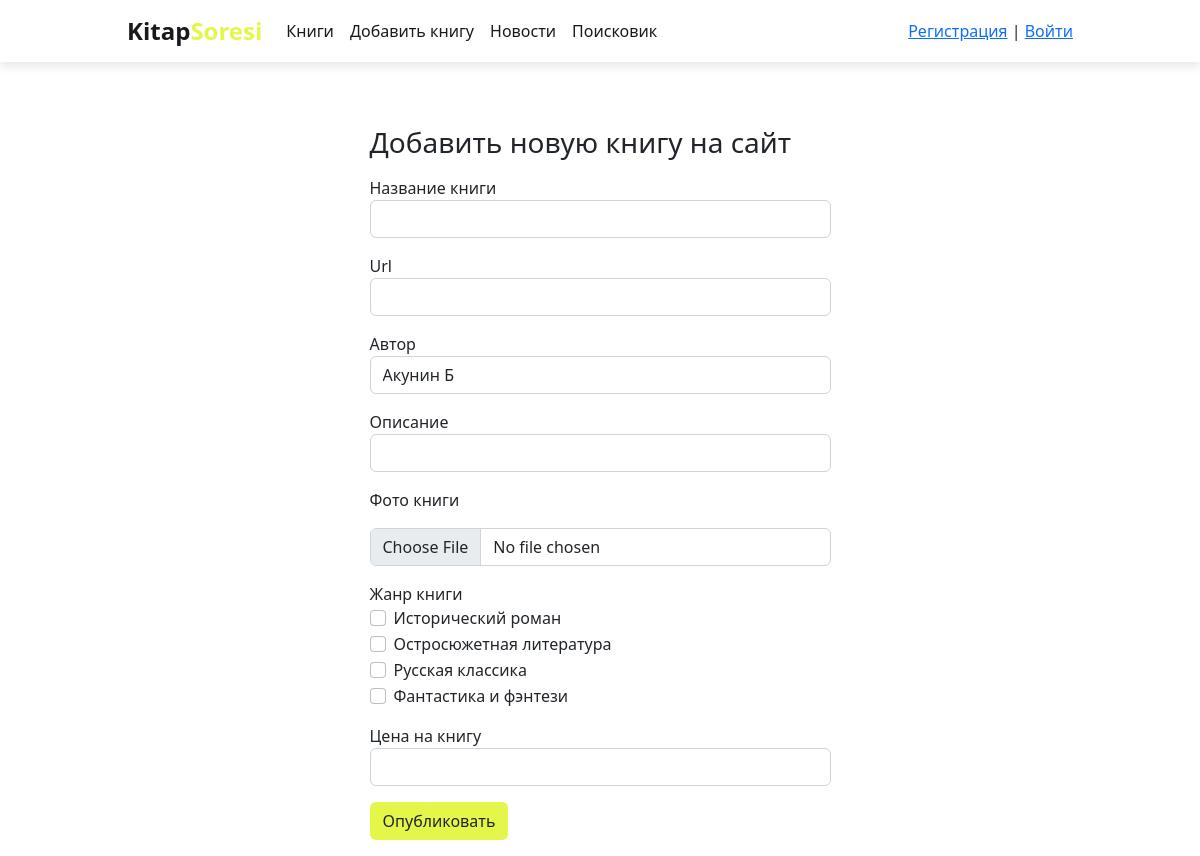
Page /main/uploadbook/ on the committed database.
### messenger/models.py (models this page shows, shortened)
class Genre(models.Model):
    name = models.CharField(max_length=200, help_text="Enter a book genre (e.g. Science Fiction, French Poetry etc.)")
    slug = models.SlugField(max_length=255, unique=True, db_index=True, verbose_name="URL")
    class Meta:
        verbose_name = 'Жанр книги'
        verbose_name_plural = 'Жанры книг'
        ordering = ['name']

### messenger/views.py (the view)
# urls.py: path('uploadbook/', uploadbook, name='uploadbook'),
def uploadbook(request):
    author = Author.objects.all()
    genre = Genre.objects.all()
    context = {
        'menu': menu,
        'author': author,
        'genre': genre,
    }
    if request.method == 'POST':
        user = request.user
        photo = request.FILES.get('photo')
        name = request.POST['name']
        slug = request.POST['slug']
        author = request.POST['author']
        author = get_object_or_404(Author, pk=author)
        description = request.POST['description']
        genre_ids = request.POST.getlist('genre')
        price = request.POST['price']
        is_published = True
        try:
            books = Books.objects.create(name=name, slug=slug, author=author, description=description,
                                         price=price, is_published=is_published, photo=photo, user=user)
            books.genre.set(genre_ids)
            books.save()
        except IntegrityError:
            messages.error(request, 'An error occurred while saving your post. Please try again later.')
            return redirect(request.META['HTTP_REFERER'])
        return redirect('booksPage')
    else:
        return render(request, 'messenger/addBookPage.html', context=context)

### messenger/templates/messenger/addBookPage.html (shortened to what this page needs)
{%extends 'messenger/base.html' %}
{% block content%}
<div class="container mt-5">
    <div class="row">
        <div class="col-6 mx-auto">
            <form action="/main/uploadbook/" method="POST" enctype="multipart/form-data">
                <div class="mt-3">
                    <h3>Добавить новую книгу на сайт</h3>
                </div>
                <div class="mt-3">
                    <label>Название книги</label>
                    <input name="name" required type="text" class="form-control">
                </div>
                <div class="mt-3">
                    <label>Url</label>
                    <input name="slug" type="text" required class="form-control">
                </div>
                <div class="mt-3">
                    <label>Автор</label>
                    <select name="author" required class="form-control">
                        {% for a in author%}
                        <option value="{{ a.id }}" type="text"> {{a.name}}</option>
                        {% endfor %}
                    </select>
                </div>
                <div class="mt-3">
                    <label>Описание</label>
                    <input name="description" type="text" required class="form-control">
                </div>
                <div class="mt-3">
                    <label>Фото книги</label>
                    <div class="mt-3">
                        <input name="photo" type="file" required class="form-control">
                    </div>
                </div>
                <div class="mt-3">
                    <label>Жанр книги</label>
                    {% for g in genre %}
                    <div class="form-check">
                        <input class="form-check-input" type="checkbox" name="genre" value="{{ g.id }}"
                               id="flexCheckDefault">
                        <label class="form-check-label" for="flexCheckDefault">
                            {{g.name}}
                        </label>
                    </div>
                    {% endfor %}
                </div>
                <div class="mt-3">
                    <label>Цена на книгу</label>
                    <input name="price" type="number" required class="form-control">
                </div>
                <div class="mt-3">
                    <button type="submit" class="btn" style="background: #E4F64A">Опубликовать</button>
                </div>
            </form>
        </div>
    </div>
</div>
{%endblock%}

### messenger/static/css/style2.css (style rules this page uses)
.container { margin-right: auto; margin-left: auto; }
body { margin: 0; background-color: #fff; }
@media (max-width: 1200px) { .container { max-width: 970px; } }

### rows in the picture
Genre: name "Исторический роман"
Genre: name "Остросюжетная литература"
Genre: name "Русская классика"
Genre: name "Фантастика и фэнтези"

### other values in the picture
{{ m.title }} "Книги" "Добавить книгу" "Новости" "Поисковик"
form field author "Акунин Б"
